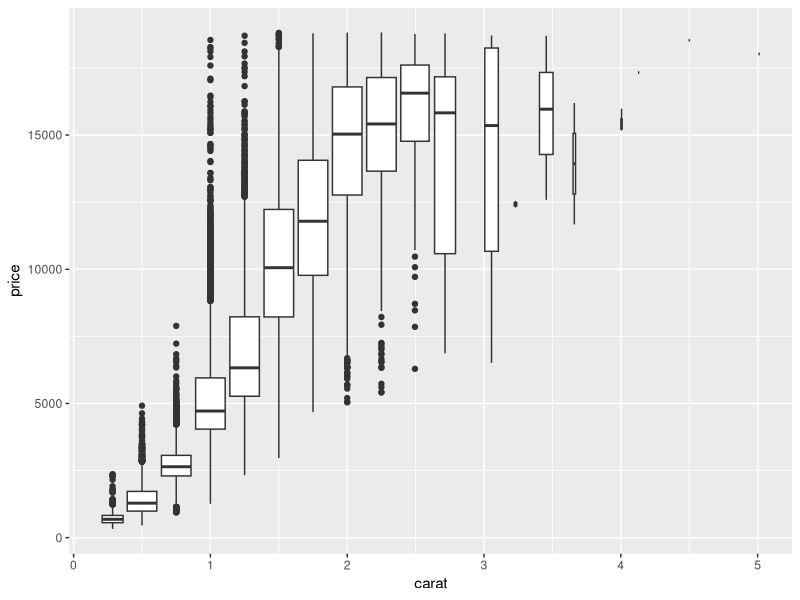
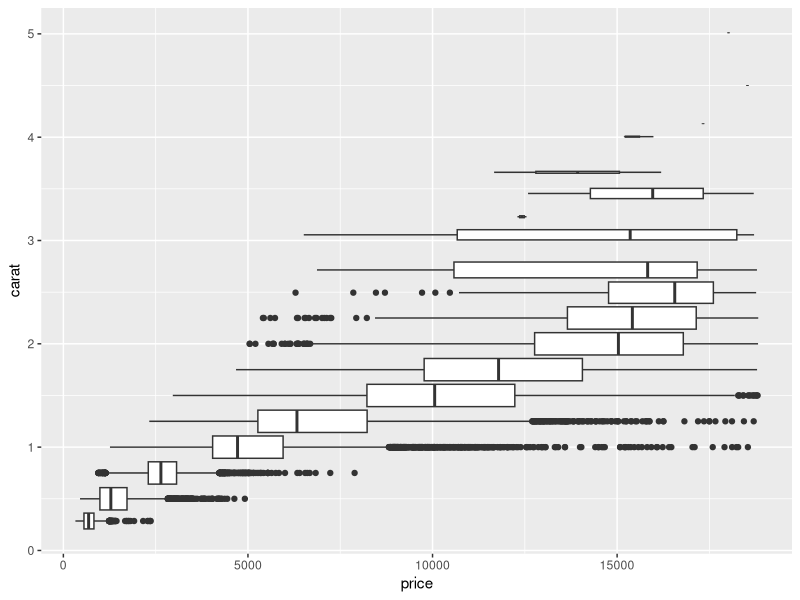
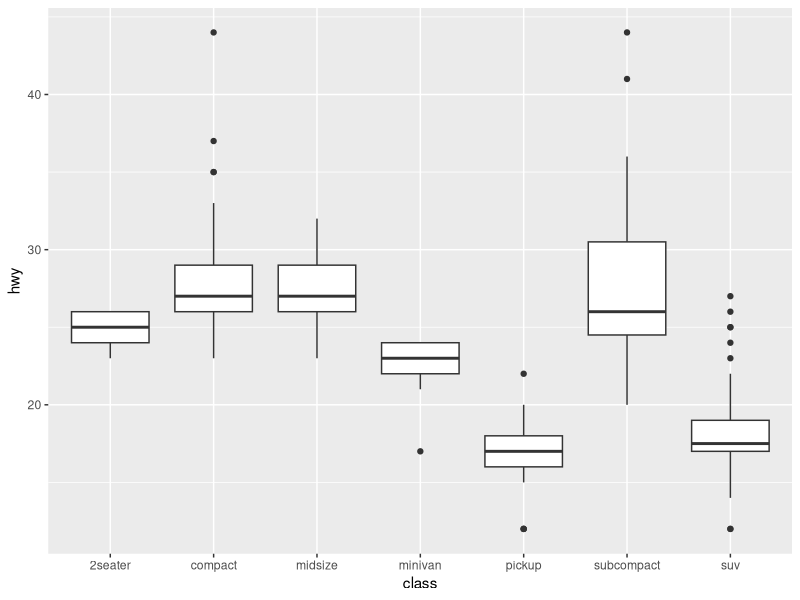
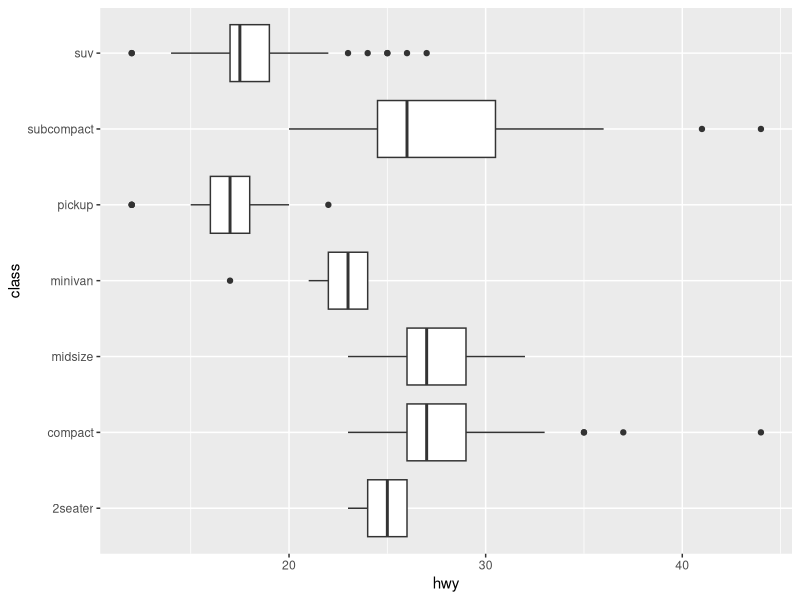
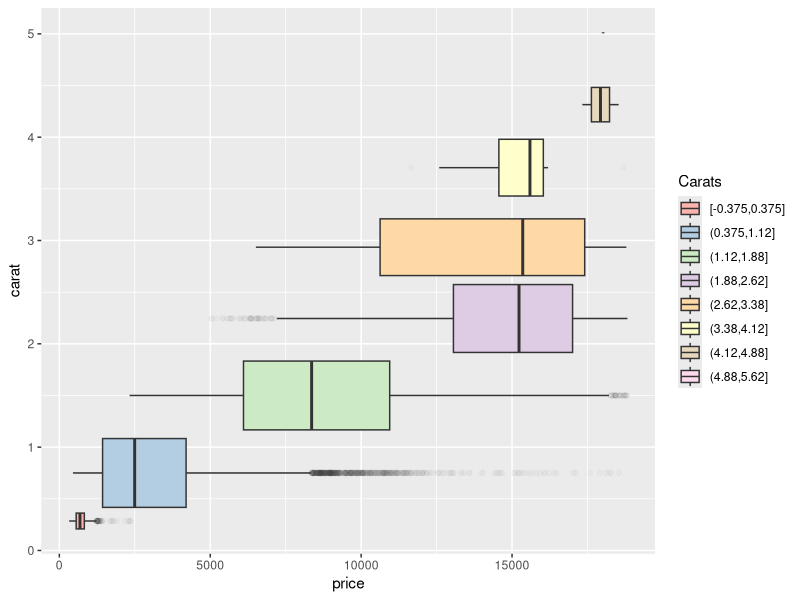
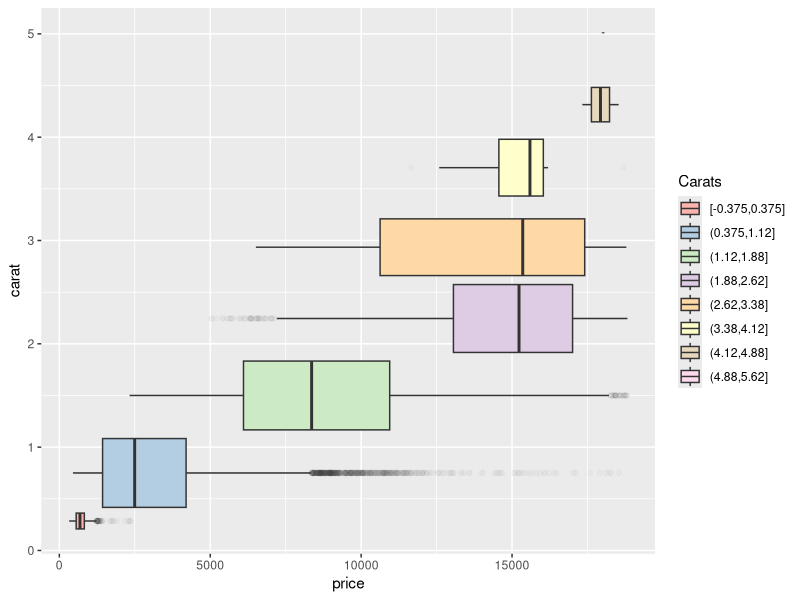

These figures' R source, in order:
##############################################################################
# Box-Whisker Chart
# ---------------------------------------------------------------------------
# Sources:
#   http://www.sthda.com/english/wiki/ggplot2-box-plot-quick-start-guide-r-software-and-data-visualization
#   https://ggplot2.tidyverse.org/reference/diamonds.html
#   https://ggplot2.tidyverse.org/reference/mpg.html
##############################################################################

# install.packages("ggplot2")
library(ggplot2)
options(repr.plot.width=4, repr.plot.height=3)

#############################################################################
# Diamonds Initial draft
head(diamonds)
p = ggplot(diamonds, aes(carat, price))
p = p + geom_boxplot(aes(group = cut_width(carat, 0.25)))
p

# Flipping axes
p = p + coord_flip()
p

#############################################################################
# Cars Initial draft
head(mpg)
p = ggplot(mpg, aes(class, hwy), outlier.alpha = 0.1)
p = p + geom_boxplot()
p

# Flip axes
p = p + coord_flip()
p

# Adjust the transparency of outliers using outlier.alpha, and add style
width=.75
p = ggplot(diamonds, aes(carat, price)) + scale_fill_brewer(palette="Pastel1") +
  geom_boxplot(aes(group = cut_width(carat, width), fill=cut_width(carat, width)), outlier.alpha = 0.025) +
  coord_flip() + theme() + labs(fill = "Carats")
p
ggsave(file="bench_query_sort.pdf", width=10, height=4, dpi=300)
